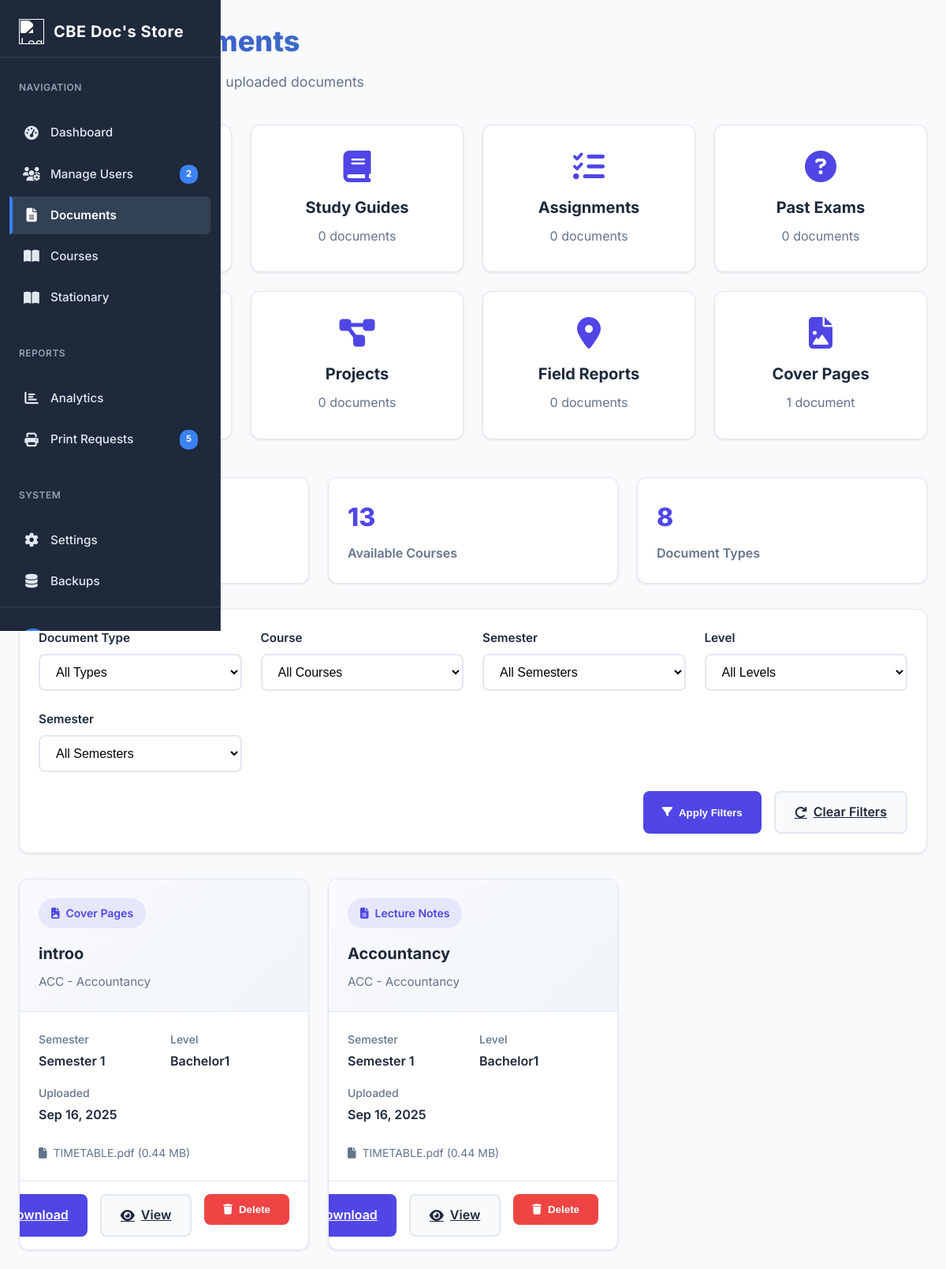
Page /admin/manage_documents.php on the committed database.
### tables this page shows
CREATE TABLE `sem1_bachelor1_documents` (
  `doc_id` int(11) NOT NULL,
  `course_id` int(11) NOT NULL,
  `doc_type` varchar(50) NOT NULL,
  `title` varchar(255) NOT NULL,
  `description` text DEFAULT NULL,
  `file_path` varchar(255) NOT NULL,
  `file_name` varchar(255) NOT NULL,
  `file_size` int(11) NOT NULL,
  `file_type` varchar(20) NOT NULL,
  `level` varchar(20) NOT NULL,
  `uploaded_at` timestamp NULL DEFAULT current_timestamp(),
  `uploaded_by` int(11) DEFAULT NULL,
  `download_count` int(11) DEFAULT 0
);

CREATE TABLE `courses` (
  `course_id` int(11) NOT NULL,
  `course_code` varchar(10) NOT NULL,
  `course_name` varchar(100) NOT NULL,
  `description` text NOT NULL,
  `color_code` varchar(7) NOT NULL DEFAULT '#e74c3c',
  `created_at` datetime NOT NULL DEFAULT current_timestamp(),
  `updated_at` datetime NOT NULL DEFAULT current_timestamp() ON UPDATE current_timestamp()
);

### admin/manage_documents.php (the view, shortened to what this page needs)
<?php
include("sidebar.php");
$doc_type = isset($_GET['type']) ? $_GET['type'] : '';
$valid_types = [
    'lecture_notes' => ['icon' => 'fa-file-alt', 'name' => 'Lecture Notes'],
    'study_guides' => ['icon' => 'fa-book', 'name' => 'Study Guides'],
    'assignments' => ['icon' => 'fa-tasks', 'name' => 'Assignments'],
    'past_exams' => ['icon' => 'fa-question-circle', 'name' => 'Past Exams'],
    'case_studies' => ['icon' => 'fa-chart-bar', 'name' => 'Case Studies'],
    'projects' => ['icon' => 'fa-project-diagram', 'name' => 'Projects'],
    'field' => ['icon' => 'fa-map-marker-alt', 'name' => 'Field Reports'],
    'cover_pages' => ['icon' => 'fa-file-image', 'name' => 'Cover Pages']
];
$courses = [];
$courses_result = $conn->query("SELECT course_id, course_code, course_name FROM courses ORDER BY course_code");
if ($courses_result && $courses_result->num_rows > 0) {
    while ($row = $courses_result->fetch_assoc()) {
        $courses[$row['course_id']] = $row;
    }
}
$all_documents = [];
$semester_tables = [];
$levels = ['certificate', 'diploma1', 'diploma2', 'bachelor1', 'bachelor2', 'bachelor3'];
$semesters = ['1', '2'];
foreach ($semesters as $semester_val) {
    foreach ($levels as $level_val) {
        $table_name = 'sem' . $semester_val . '_' . $level_val . '_documents';
        $semester_tables[] = $table_name;
    }
}
foreach ($semester_tables as $table) {
    $table_check = $conn->query("SHOW TABLES LIKE '$table'");
    if ($table_check->num_rows > 0) {
        $query = "SELECT d.*, '$table' as source_table, c.course_code, c.course_name FROM $table d LEFT JOIN courses c ON d.course_id = c.course_id";
        $query .= " ORDER BY d.uploaded_at DESC";
        $stmt = $conn->prepare($query);
        if ($stmt) {
            $stmt->execute();
            $result = $stmt->get_result();
            if ($result->num_rows > 0) {
                while ($row = $result->fetch_assoc()) {
                    preg_match('/sem(\d)_(\w+)_documents/', $table, $matches);
                    if (count($matches) === 3) {
                        $row['semester'] = $matches[1];
                        $row['level'] = $matches[2];
                    }
                    $all_documents[] = $row;
                }
            }
        }
    }
}
?>
<!DOCTYPE html>
<html lang="en">
<head>
    <link rel="stylesheet" href="https://cdnjs.cloudflare.com/ajax/libs/font-awesome/6.4.0/css/all.min.css">
</head>
<body>
    <?php include('sidebar.php'); ?>
    <main class="main-content">
        <div class="page-header">
            <h1 class="page-title">Manage Documents</h1>
            <p class="page-subtitle">View, manage, and organize all uploaded documents</p>
        </div>
        <div class="doc-types-grid">
            <?php foreach ($valid_types as $type_key => $type_info): ?>
                <a href="category_<?php echo $type_key; ?>.php" class="doc-type-card <?php echo $doc_type === $type_key ? 'active' : ''; ?>">
                    <i class="fas <?php echo $type_info['icon']; ?>"></i>
                    <h3><?php echo $type_info['name']; ?></h3>
                    <p>
                        <?php
                        $count = 0;
                        foreach ($all_documents as $doc) {
                            if ($doc['doc_type'] === $type_key) $count++;
                        }
                        echo $count . ' document' . ($count !== 1 ? 's' : '');
                        ?>
                    </p>
                </a>
            <?php endforeach; ?>
        </div>
        <div class="stats-bar">
            <div class="stat-card">
                <div class="stat-value"><?php echo count($all_documents); ?></div>
                <div class="stat-label">Total Documents</div>
            </div>
            <div class="stat-card">
                <div class="stat-value"><?php echo count($courses); ?></div>
                <div class="stat-label">Available Courses</div>
            </div>
            <div class="stat-card">
                <div class="stat-value">8</div>
                <div class="stat-label">Document Types</div>
            </div>
        </div>
        <div class="filters-container">
            <form method="GET" action="manage_documents.php">
                <div class="filter-row">
                    <div class="filter-group">
                        <label class="filter-label">Document Type</label>
                        <select name="type" class="filter-select">
                            <option value="">All Types</option>
                        </select>
                    </div>
                    <div class="filter-group">
                        <label class="filter-label">Course</label>
                        <select name="course_id" class="filter-select">
                            <option value="">All Courses</option>
                        </select>
                    </div>
                    <div class="filter-group">
                        <label class="filter-label">Semester</label>
                        <select name="semester" class="filter-select">
                            <option value="">All Semesters</option>
                        </select>
                    </div>
                    <div class="filter-group">
                        <label class="filter-label">Level</label>
                        <select name="level" class="filter-select">
                            <option value="">All Levels</option>
                        </select>
                    </div>
                    <div class="filter-group">
                        <label class="filter-label">Semester</label>
                        <select name="semester" class="filter-select">
                            <option value="">All Semesters</option>
                        </select>
                    </div>
                </div>
                <div class="filter-actions">
                    <button type="submit" class="btn btn-primary">
                        <i class="fas fa-filter"></i> Apply Filters
                    </button>
                    <a href="manage_documents.php" class="btn btn-secondary">
                        <i class="fas fa-redo"></i> Clear Filters
                    </a>
                </div>
            </form>
        </div>
        <div class="documents-grid">
            <?php if (empty($all_documents)): ?>
                <div class="no-documents">
                    <i class="fas fa-file-alt"></i>
                    <h3>No documents found</h3>
                    <p>Try adjusting your filters or upload new documents.</p>
                </div>
            <?php else: ?>
                <?php foreach ($all_documents as $document): ?>
                    <div class="document-card">
                        <div class="card-header">
                            <div class="doc-type-badge">
                                <i class="fas <?php echo $valid_types[$document['doc_type']]['icon']; ?>"></i>
                                <?php echo $valid_types[$document['doc_type']]['name']; ?>
                            </div>
                            <h3 class="card-title"><?php echo htmlspecialchars($document['title']); ?></h3>
                            <p class="card-subtitle">
                                <?php echo htmlspecialchars($document['course_code'] . ' - ' . $document['course_name']); ?>
                            </p>
                        </div>
                        <div class="card-body">
                            <div class="doc-meta">
                                <div class="meta-item">
                                    <span class="meta-label">Semester</span>
                                    <span class="meta-value">Semester <?php echo $document['semester']; ?></span>
                                </div>
                                <div class="meta-item">
                                    <span class="meta-label">Level</span>
                                    <span class="meta-value"><?php echo ucfirst($document['level']); ?></span>
                                </div>
                                <div class="meta-item">
                                    <span class="meta-label">Uploaded</span>
                                    <span class="meta-value"><?php echo date('M j, Y', strtotime($document['uploaded_at'])); ?></span>
                                </div>
                            </div>
                            <div class="file-info">
                                <i class="fas fa-file"></i>
                                <?php echo htmlspecialchars($document['file_name']); ?>
                                (<?php echo round($document['file_size'] / 1024 / 1024, 2); ?> MB)
                            </div>
                        </div>
                        <div class="card-footer">
                            <a href="../admin/<?php echo htmlspecialchars($document['file_path']); ?>"
                               class="btn btn-primary" download>
                                <i class="fas fa-download"></i> Download
                            </a>
                            <a href="../admin/<?php echo htmlspecialchars($document['file_path']); ?>"
                               class="btn btn-secondary" target="_blank">
                                <i class="fas fa-eye"></i> View
                            </a>
                            <form method="POST" style="display: inline;">
                                <button type="submit" name="delete_document" class="btn btn-danger"
                                        onclick="return confirm('Are you sure you want to delete this document?')">
                                    <i class="fas fa-trash"></i> Delete
                                </button>
                            </form>
                        </div>
                    </div>
                <?php endforeach; ?>
            <?php endif; ?>
        </div>
    </main>
</body>
</html>

### admin/sidebar.php (style rules this page uses)
:root { --sidebar-bg: #1e293b; --sidebar-active-bg: #334155; --sidebar-text: #e2e8f0; --sidebar-active-text: #ffffff; --sidebar-hover: #2c3e50; --sidebar-accent: #3b82f6; --sidebar-border: #334155; --sidebar-icon-size: 1.1rem; --sidebar-transition: all 0.3s cubic-bezier(0.4, 0, 0.2, 1); }

### rows in the picture
sem1_bachelor1_documents: doc_type "Cover Pages", title "introo", course.course_name "ACC - Accountancy", course "1", level "Bachelor1", uploaded_at "Sep 16, 2025", file_name "TIMETABLE.pdf", $document['file_size']/1024/1024 "0.44"
sem1_bachelor1_documents: doc_type "Lecture Notes", title "Accountancy", course.course_name "ACC - Accountancy", course "1", level "Bachelor1", uploaded_at "Sep 16, 2025", file_name "TIMETABLE.pdf", $document['file_size']/1024/1024 "0.44"

### other values in the picture
$total_users_count "2"
$pending_print_count "5"
$type_info['name'] "Study Guides"
$count "0"
$type_info['name'] "Assignments"
$type_info['name'] "Past Exams"
$type_info['name'] "Projects"
$type_info['name'] "Field Reports"
$type_info['name'] "Cover Pages"
$count "1"
count($courses) "13"
